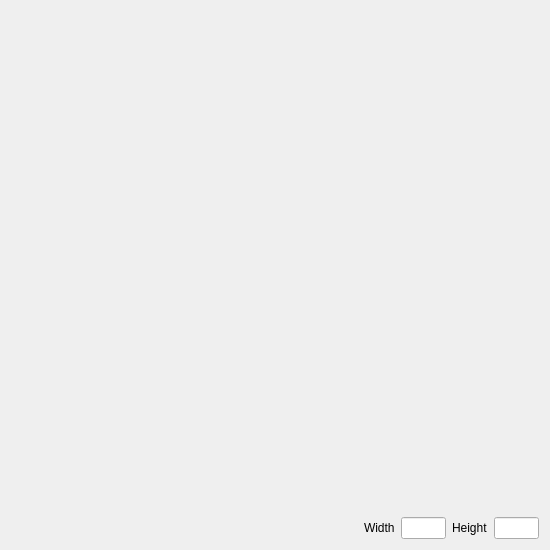
<?xml version="1.0" encoding="UTF-8"?>
<ui version="4.0">
 <class>GlView</class>
 <widget class="QWidget" name="GlView">
  <property name="geometry">
   <rect>
    <x>0</x>
    <y>0</y>
    <width>550</width>
    <height>550</height>
   </rect>
  </property>
  <property name="sizePolicy">
   <sizepolicy hsizetype="MinimumExpanding" vsizetype="MinimumExpanding">
    <horstretch>0</horstretch>
    <verstretch>0</verstretch>
   </sizepolicy>
  </property>
  <property name="minimumSize">
   <size>
    <width>150</width>
    <height>150</height>
   </size>
  </property>
  <property name="windowTitle">
   <string>GlView</string>
  </property>
  <layout class="QVBoxLayout" name="verticalLayout" stretch="0,0">
   <item>
    <widget class="GLWidget" name="openglWidget" native="true">
     <property name="sizePolicy">
      <sizepolicy hsizetype="Expanding" vsizetype="Expanding">
       <horstretch>0</horstretch>
       <verstretch>0</verstretch>
      </sizepolicy>
     </property>
    </widget>
   </item>
   <item>
    <layout class="QHBoxLayout" name="horizontalLayout" stretch="0,0,0,0,0">
     <property name="topMargin">
      <number>0</number>
     </property>
     <property name="rightMargin">
      <number>0</number>
     </property>
     <item>
      <spacer name="horizontalSpacer">
       <property name="orientation">
        <enum>Qt::Horizontal</enum>
       </property>
       <property name="sizeHint" stdset="0">
        <size>
         <width>40</width>
         <height>20</height>
        </size>
       </property>
      </spacer>
     </item>
     <item>
      <widget class="QLabel" name="label">
       <property name="text">
        <string>Width</string>
       </property>
      </widget>
     </item>
     <item>
      <widget class="QLineEdit" name="lineEdit">
       <property name="maximumSize">
        <size>
         <width>45</width>
         <height>16777215</height>
        </size>
       </property>
       <property name="readOnly">
        <bool>true</bool>
       </property>
      </widget>
     </item>
     <item>
      <widget class="QLabel" name="label_2">
       <property name="text">
        <string>Height</string>
       </property>
      </widget>
     </item>
     <item>
      <widget class="QLineEdit" name="lineEdit_2">
       <property name="maximumSize">
        <size>
         <width>45</width>
         <height>16777215</height>
        </size>
       </property>
       <property name="readOnly">
        <bool>true</bool>
       </property>
      </widget>
     </item>
    </layout>
   </item>
  </layout>
 </widget>
 <layoutdefault spacing="6" margin="11"/>
 <customwidgets>
  <customwidget>
   <class>GLWidget</class>
   <extends>QWidget</extends>
   <header>glwidget.h</header>
   <container>1</container>
  </customwidget>
 </customwidgets>
 <resources/>
 <connections/>
</ui>
